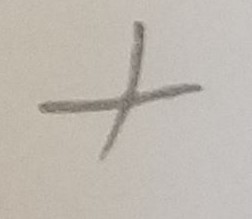
#> input picture testchars/testplus5.jpg, 252 x 219 px
$ python hausdorff.py   (older library calls are emulated)
#> lines starting #> are read from the running program, lines starting #| are printed output that depends on the picture; after the words box and inside, x2 and y2 are one past the last pixel; in counts of white or black regions, pixels touching at a corner belong together; long printed decimals are rounded
### graphlib.py
import cv2
from matplotlib import pyplot as plt
import numpy as np, math
import imutils
from os import listdir
from os.path import isfile, join

"""Translate the graph such that the center (mean) of the graph is at (0,0)
		@param xcoords, ycoords: numpy arrays of coordinates
		@return tuple (xcoords, ycoords)
"""

hd = None


# [18 lines left out: functions originToCenter, getContourCenter, not called in this run]

blocksize = 99
constant = 10
contourPrecision = 0.05

def setBlocksize(b):
	global blocksize
	blocksize = b
def setConstant(c):
	global constant
	constant = c
def setContourPrecision(p):
	global contourPrecision
	contourPrecision = p


def getAdaptiveThresh(img):
	thresh = cv2.adaptiveThreshold(img, 255, cv2.ADAPTIVE_THRESH_MEAN_C, cv2.THRESH_BINARY_INV, blocksize, constant)
	return thresh

def getContours(img):
	thresh = getAdaptiveThresh(img)
	image, contours, hierarchy = cv2.findContours(thresh.copy(), cv2.RETR_TREE, cv2.CHAIN_APPROX_NONE)
	return contours

# [11 lines left out: functions getContourApproximation, approximateAllContours, not called in this run]

def getSingleContourApproximation(contour):
	epsilon = contourPrecision * cv2.arcLength(contour, True)
	approx = cv2.approxPolyDP(contour, epsilon, True)
	return approx

# [7 lines left out: function splitContoursCoords, not called in this run]

def getMaxContour(contours):
	if len(contours)==0:
		print("NO CONTOURS FOUND")
		return -1
	#max = sorted(contours, key = lambda x:len(x)) #sort by length
	#max = sorted(contours, key = cv2.contourArea) #sort by area
	max = sorted(contours, key=lambda x:cv2.arcLength(x, True))
	#print(max)
	#TODO: Change to key=cv2.contourArea
	max = max[len(max)-1]


	return max

# [8 lines left out: function getMaxContourIndex, not called in this run]


def cropImage(img, x1, y1, x2, y2):
	return img[y1:y2, x1:x2]


def cropAroundContour(img, contour):
	#Find the top left and bottom right corners of the contour
	#Crop the image so that the image only contains that part of the contour
	xmin = tuple(contour[contour[:, :, 0].argmin()][0])[0]
	xmax = tuple(contour[contour[:, :, 0].argmax()][0])[0]
	ymin = tuple(contour[contour[:, :, 1].argmin()][0])[1]
	ymax = tuple(contour[contour[:, :, 1].argmax()][0])[1]
	#print(str(xmin) + " " + str(xmax) + " " + str(ymin)+ " " + str(ymax))
	return cropImage(img, xmin, ymin, xmax, ymax)

def equalizeScale(im1, im2):

	size = 500

	im1 = scaleImage(im1, size, size)
	im2 = scaleImage(im2, size, size)

	return (im1, im2)
"""

	#Determine which has max width. Scale up width of other one.
	if (im1.shape[1] > im2.shape[1]):	#Compare widths
		#Change the width of im2 to match im1
		# im1 = imutils.resize(im1, width = im2.shape[1])
		im1 = scaleImage(im1, width = im2.shape[1])
		print("scaling im1 width down")
	else:
		#Change the width of im1 to match im2
		# im2 = imutils.resize(im2, width = im1.shape[1])
		im2 = scaleImage(im2, width = im1.shape[1])
		print("Scaling im2 width down")

	#Determine which has max height. Scale up height of other one.
	if (im1.shape[0] > im2.shape[0]):	#Compare heights
		#Change the height of im1 to match im2
		# im1 = imutils.resize(im1, height = im2.shape[0])
		im1 = scaleImage(im1, height = im2.shape[0])
		print("Scaling im1 height down")
	else:
		#Change the height of im2 to match im1`
		# im2 = imutils.resize(im2, height = im1.shape[0])
		im2 = scaleImage(im2, height = im1.shape[0])
		print("Scaling im2 height down")
	#cv2.imshow("scales", np.hstack([im1, im2]))
	#cv2.waitKey()
	return (im1, im2)
"""

#TODO: Make this not disgustingly inefficient
def getBestContours(im1, im2):
	c1 = getContours(im1) #Get initial contours
	c1 = getMaxContour(c1) #Find contour with most points
	im1 = cropAroundContour(im1, c1) #Crop the image to bound the contour
	c1 = getContours(im1) #Find the contours again, since the coordinates/indicies changed
	c1 = getMaxContour(c1) #Find contour with most points

	c2 = getContours(im2) #Get initial contours
	c2 = getMaxContour(c2) #Find contour with most points
	im2 = cropAroundContour(im2, c2) #Crop the image to bound the contour
	c2 = getContours(im2) #Find the contours again, since the coordinates/indicies changed
	c2 = getMaxContour(c2) #Find contour with most points

	im1, im2 = equalizeScale(im1, im2)
	c1 = getContours(im1) #Find the contours again, since the coordinates/indicies changed
	c1 = getMaxContour(c1) #Find contour with most points
	c2 = getContours(im2) #Find the contours again, since the coordinates/indicies changed
	c2 = getMaxContour(c2) #Find contour with most points
	c1 = getSingleContourApproximation(c1)
	c2 = getSingleContourApproximation(c2)

	return (c1, c2, im1, im2)

def blurImage(img, radius=21):
	return cv2.GaussianBlur(img, (radius, radius), 0)

def scaleImage(img, width = None, height = None):
	if width == None: width = img.shape[1]
	if height == None: height = img.shape[0]
	imnew = cv2.resize(img, (width, height))
	return imnew

def setupHDComp():
	global hd
	hd = cv2.createHausdorffDistanceExtractor()

"""Get the Hausdorff Distance between the two contours"""
# [18 lines left out: function getHDDistance, not called in this run]

"""Vertically shift the contour by [shift], by modifying each point in the contour (go up by [shift] amount)"""
# [5 lines left out: function contourVerticalShift, not called in this run]

"""Horizontally shift the contour (go right by [shift] amount)"""
# [5 lines left out: function contourHorizontalShift, not called in this run]

"""Realign one of the contours such that its center (mean of all points) is at the same point as that of the other"""
# [8 lines left out: function alignContoursCenter, not called in this run]

def graph(x, y):
	plt.scatter(x, y)


class RefChar(object):
	file = ""
	identity = ""
	hd_val = None
	img = None
	img_orig = None

	# [4 lines left out: function __init__, not called in this run]

	def set_hd_val(self, val):
		self.hd_val = val
	def set_img(self, img, img_orig):
		self.img = img
		self.img_orig = img_orig

# [78 lines left out: functions getRefList, getMatchesFromImage, not called in this run]

### hausdorff.py
import cv2, graphlib as gl, numpy as np, math

hd = cv2.createHausdorffDistanceExtractor()

def printHD():
	#print(hd.computeDistance(contour1, contour2))
	print(getHausdorffDistance(contour1, contour2))


def getHausdorffDistance(c1, c2):
	#For each point in c1
		#Find the closest point in c2
		#If this is larger than the current largest min
			#Set the largest min to this
	largestMin = -1
	for point1 in c1:
		minDist = -1
		for point2 in c2:
			dist = math.sqrt(pow((point1[0][0] - point2[0][0]), 2) + pow((point1[0][1] - point2[0][1]), 2))
			if minDist == -1 or dist < minDist:
				minDist = dist
		if minDist > largestMin:
			largestMin = minDist
	return largestMin


def changeFlag(x):
	global flag
	global hd
	if x == 1:
		flag = cv2.NORM_L1
	else:
		flag = cv2.NORM_L2
	hd.setDistanceFlag(flag)
	printHD()

def changeRank(x):
	global rank, hd
	hd.setRankProportion(x / 100.0)
	printHD()

gl.setContourPrecision(0)

cv2.namedWindow("t")
cv2.createTrackbar("flag", "t", 0, 1, changeFlag)
cv2.createTrackbar("rank", "t", 0, 100, changeRank)

im1 = cv2.imread("testchars/testplus5.jpg", 0)
#> im1: shape (219, 252); min 93, max 202, mean 186.3
im2 = cv2.imread("refnums/plus2.jpg", 0)
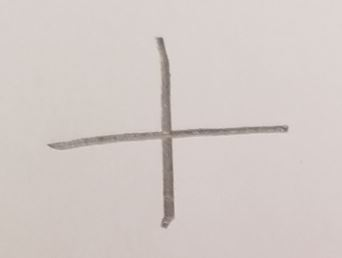
#> input picture refnums/plus2.JPG, 342 x 258 px, found by its file name
#> im2: shape (258, 342); min 105, max 218, mean 204.4
#im2 = cv2.imread("refnums/1.jpg", 0)

contour1, contour2, im1, im2 = gl.getBestContours(im1, im2)
#> in getAdaptiveThresh, `thresh = cv2.adaptiveThreshold(img, 255, cv2.ADAPTIVE_THRESH_MEAN_C, c..`:
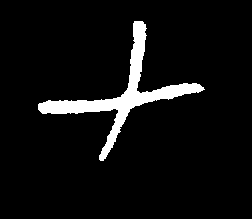
#> thresh: shape (219, 252); 6% white; 1 white region
#> in getContours, `image, contours, hierarchy = cv2.findContours(thresh.copy(), cv2.RETR_..`: contours = 1 contour; box (x1, y1, x2, y2) and area: (38, 21, 205, 161) 3021
#> in getBestContours, `c1 = getContours(im1)`: c1 has the same summary as contours in getContours
#> in getMaxContour, `max = sorted(contours, key=lambda x:cv2.arcLength(x, True))`: max has the same summary as contours in getContours
#> in getMaxContour, `max = max[len(max)-1]`: max = contour of 576 points, box (x1, y1, x2, y2) (38, 21, 205, 161), area 3021
#> in getBestContours, `c1 = getMaxContour(c1)`: c1 has the same summary as max in getMaxContour
#> in cropAroundContour, `xmin = tuple(contour[contour[:, :, 0].argmin()][0])[0]`: xmin = 38
#> in cropAroundContour, `xmax = tuple(contour[contour[:, :, 0].argmax()][0])[0]`: xmax = 204
#> in cropAroundContour, `ymin = tuple(contour[contour[:, :, 1].argmin()][0])[1]`: ymin = 21
#> in cropAroundContour, `ymax = tuple(contour[contour[:, :, 1].argmax()][0])[1]`: ymax = 160
#> in getAdaptiveThresh (call 2), `thresh = cv2.adaptiveThreshold(img, 255, cv2.ADAPTIVE_THRESH_MEAN_C, c..`: thresh: shape (139, 166); 14.3% white; 1 white region
#> in getContours (call 2), `image, contours, hierarchy = cv2.findContours(thresh.copy(), cv2.RETR_..`: contours = 1 contour; box (x1, y1, x2, y2) and area: (0, 0, 166, 139) 3002
#> in getBestContours, `c1 = getContours(im1)`: c1 has the same summary as contours in getContours
#> in getMaxContour (call 2), `max = sorted(contours, key=lambda x:cv2.arcLength(x, True))`: max has the same summary as contours in getContours
#> in getBestContours, `c1 = getMaxContour(c1)`: c1 = contour of 573 points, box (x1, y1, x2, y2) (0, 0, 166, 139), area 3002
#> in getAdaptiveThresh (call 3), `thresh = cv2.adaptiveThreshold(img, 255, cv2.ADAPTIVE_THRESH_MEAN_C, c..`:
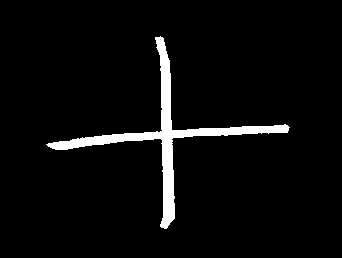
#> thresh: shape (258, 342); 4.3% white; 1 white region
#> in getContours (call 3), `image, contours, hierarchy = cv2.findContours(thresh.copy(), cv2.RETR_..`: contours = 1 contour; box (x1, y1, x2, y2) and area: (46, 36, 290, 229) 3414
#> in getBestContours, `c2 = getContours(im2)`: c2 has the same summary as contours in getContours
#> in getMaxContour (call 3), `max = sorted(contours, key=lambda x:cv2.arcLength(x, True))`: max has the same summary as contours in getContours
#> in getBestContours, `c2 = getMaxContour(c2)`: c2 = contour of 844 points, box (x1, y1, x2, y2) (46, 36, 290, 229), area 3414
#> in getAdaptiveThresh (call 4), `thresh = cv2.adaptiveThreshold(img, 255, cv2.ADAPTIVE_THRESH_MEAN_C, c..`:
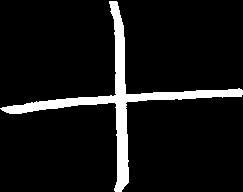
#> thresh: shape (192, 243); 8.2% white; 1 white region
#> in getContours (call 4), `image, contours, hierarchy = cv2.findContours(thresh.copy(), cv2.RETR_..`: contours = 1 contour; box (x1, y1, x2, y2) and area: (0, 1, 243, 192) 3406
#> in getBestContours, `c2 = getContours(im2)`: c2 has the same summary as contours in getContours
#> in getMaxContour (call 4), `max = sorted(contours, key=lambda x:cv2.arcLength(x, True))`: max has the same summary as contours in getContours
#> in getBestContours, `c2 = getMaxContour(c2)`: c2 = contour of 844 points, box (x1, y1, x2, y2) (0, 1, 243, 192), area 3406
#> in getAdaptiveThresh (call 5), `thresh = cv2.adaptiveThreshold(img, 255, cv2.ADAPTIVE_THRESH_MEAN_C, c..`: thresh: shape (500, 500); 12% white; 1 white region
#> in getContours (call 5), `image, contours, hierarchy = cv2.findContours(thresh.copy(), cv2.RETR_..`: contours = 2 contours, 1 with area under 20; largest, box (x1, y1, x2, y2) and area: (0, 0, 500, 500) 28952
#> in getBestContours, `c1 = getContours(im1)`: c1 has the same summary as contours in getContours
#> in getMaxContour (call 5), `max = sorted(contours, key=lambda x:cv2.arcLength(x, True))`: max has the same summary as contours in getContours
#> in getBestContours, `c1 = getMaxContour(c1)`: c1 = contour of 1914 points, box (x1, y1, x2, y2) (0, 0, 500, 500), area 28952
#> in getAdaptiveThresh (call 6), `thresh = cv2.adaptiveThreshold(img, 255, cv2.ADAPTIVE_THRESH_MEAN_C, c..`:
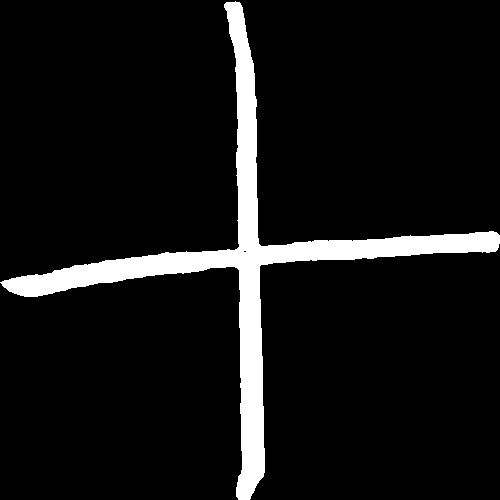
#> thresh: shape (500, 500); 7.8% white; 1 white region
#> in getContours (call 6), `image, contours, hierarchy = cv2.findContours(thresh.copy(), cv2.RETR_..`: contours = 2 contours, 1 with area under 20; largest, box (x1, y1, x2, y2) and area: (0, 1, 500, 500) 18608
#> in getBestContours, `c2 = getContours(im2)`: c2 has the same summary as contours in getContours
#> in getMaxContour (call 6), `max = sorted(contours, key=lambda x:cv2.arcLength(x, True))`: max has the same summary as contours in getContours
#> in getBestContours, `c2 = getMaxContour(c2)`: c2 = contour of 1943 points, box (x1, y1, x2, y2) (0, 1, 500, 500), area 18608
#> in getSingleContourApproximation, `epsilon = contourPrecision * cv2.arcLength(contour, True)`: epsilon = 0
#> in getSingleContourApproximation, `approx = cv2.approxPolyDP(contour, epsilon, True)`: approx = contour of 781 points, box (x1, y1, x2, y2) (0, 0, 500, 500), area 28952
#> in getBestContours, `c1 = getSingleContourApproximation(c1)`: c1 has the same summary as approx in getSingleContourApproximation
#> in getBestContours, `c2 = getSingleContourApproximation(c2)`: c2 = contour of 421 points, box (x1, y1, x2, y2) (0, 1, 500, 500), area 18608
#> contour1 has the same summary as approx in getSingleContourApproximation; contour2 has the same summary as c2 in getBestContours

bothContours = cv2.drawContours(im1.copy(), contour1, -1, (0, 255, 0), 3)
bothContours = cv2.drawContours(bothContours, contour2, -1, (255, 0, 0), 3)
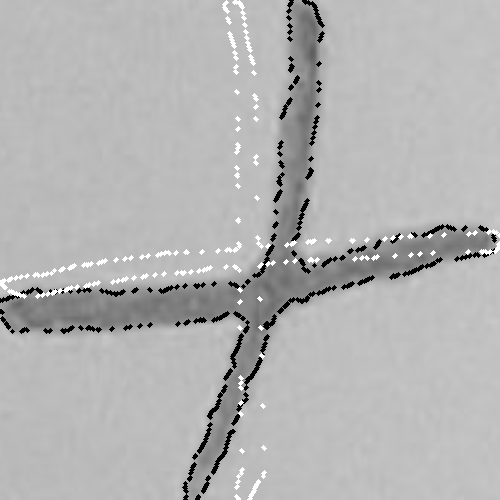
#> bothContours: shape (500, 500); min 0, max 255, mean 179.3


printHD()
#> the loop in getHausdorffDistance, `for point1 in c1:` made 781 passes
#> (point1, largestMin) on pass 1: ([[304, 0]], 62.37)
#> largestMin on passes 750, 751, 752, 755, 756, 757: 62.65, 63.79, 65, 65.76, 69.72, 70.86
#> after the loop in getHausdorffDistance, `for point1 in c1:`: largestMin = 76.12
#| 76.118

cv2.imshow("sf", np.hstack([bothContours, im2]))
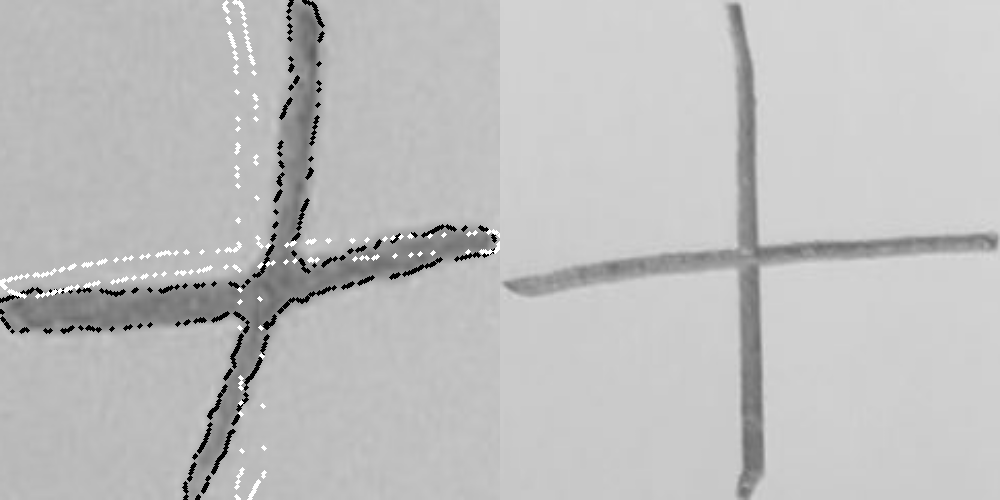
#> window 'sf': shape (500, 1000); min 0, max 255, mean 190.5
cv2.waitKey()
